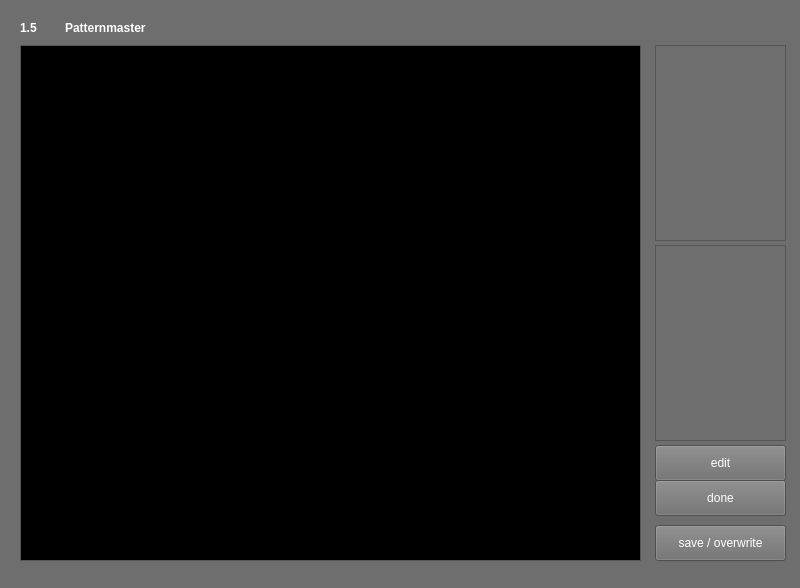
<?xml version="1.0" encoding="UTF-8"?>
<ui version="4.0">
 <class>Form</class>
 <widget class="QWidget" name="Form">
  <property name="geometry">
   <rect>
    <x>0</x>
    <y>0</y>
    <width>800</width>
    <height>588</height>
   </rect>
  </property>
  <property name="palette">
   <palette>
    <active>
     <colorrole role="WindowText">
      <brush brushstyle="SolidPattern">
       <color alpha="255">
        <red>255</red>
        <green>255</green>
        <blue>255</blue>
       </color>
      </brush>
     </colorrole>
     <colorrole role="Button">
      <brush brushstyle="SolidPattern">
       <color alpha="255">
        <red>110</red>
        <green>110</green>
        <blue>110</blue>
       </color>
      </brush>
     </colorrole>
     <colorrole role="Light">
      <brush brushstyle="SolidPattern">
       <color alpha="255">
        <red>165</red>
        <green>165</green>
        <blue>165</blue>
       </color>
      </brush>
     </colorrole>
     <colorrole role="Midlight">
      <brush brushstyle="SolidPattern">
       <color alpha="255">
        <red>137</red>
        <green>137</green>
        <blue>137</blue>
       </color>
      </brush>
     </colorrole>
     <colorrole role="Dark">
      <brush brushstyle="SolidPattern">
       <color alpha="255">
        <red>55</red>
        <green>55</green>
        <blue>55</blue>
       </color>
      </brush>
     </colorrole>
     <colorrole role="Mid">
      <brush brushstyle="SolidPattern">
       <color alpha="255">
        <red>73</red>
        <green>73</green>
        <blue>73</blue>
       </color>
      </brush>
     </colorrole>
     <colorrole role="Text">
      <brush brushstyle="SolidPattern">
       <color alpha="255">
        <red>255</red>
        <green>255</green>
        <blue>255</blue>
       </color>
      </brush>
     </colorrole>
     <colorrole role="BrightText">
      <brush brushstyle="SolidPattern">
       <color alpha="255">
        <red>255</red>
        <green>255</green>
        <blue>255</blue>
       </color>
      </brush>
     </colorrole>
     <colorrole role="ButtonText">
      <brush brushstyle="SolidPattern">
       <color alpha="255">
        <red>255</red>
        <green>255</green>
        <blue>255</blue>
       </color>
      </brush>
     </colorrole>
     <colorrole role="Base">
      <brush brushstyle="SolidPattern">
       <color alpha="255">
        <red>0</red>
        <green>0</green>
        <blue>0</blue>
       </color>
      </brush>
     </colorrole>
     <colorrole role="Window">
      <brush brushstyle="SolidPattern">
       <color alpha="255">
        <red>110</red>
        <green>110</green>
        <blue>110</blue>
       </color>
      </brush>
     </colorrole>
     <colorrole role="Shadow">
      <brush brushstyle="SolidPattern">
       <color alpha="255">
        <red>0</red>
        <green>0</green>
        <blue>0</blue>
       </color>
      </brush>
     </colorrole>
     <colorrole role="AlternateBase">
      <brush brushstyle="SolidPattern">
       <color alpha="255">
        <red>55</red>
        <green>55</green>
        <blue>55</blue>
       </color>
      </brush>
     </colorrole>
     <colorrole role="ToolTipBase">
      <brush brushstyle="SolidPattern">
       <color alpha="255">
        <red>255</red>
        <green>255</green>
        <blue>220</blue>
       </color>
      </brush>
     </colorrole>
     <colorrole role="ToolTipText">
      <brush brushstyle="SolidPattern">
       <color alpha="255">
        <red>0</red>
        <green>0</green>
        <blue>0</blue>
       </color>
      </brush>
     </colorrole>
    </active>
    <inactive>
     <colorrole role="WindowText">
      <brush brushstyle="SolidPattern">
       <color alpha="255">
        <red>255</red>
        <green>255</green>
        <blue>255</blue>
       </color>
      </brush>
     </colorrole>
     <colorrole role="Button">
      <brush brushstyle="SolidPattern">
       <color alpha="255">
        <red>110</red>
        <green>110</green>
        <blue>110</blue>
       </color>
      </brush>
     </colorrole>
     <colorrole role="Light">
      <brush brushstyle="SolidPattern">
       <color alpha="255">
        <red>165</red>
        <green>165</green>
        <blue>165</blue>
       </color>
      </brush>
     </colorrole>
     <colorrole role="Midlight">
      <brush brushstyle="SolidPattern">
       <color alpha="255">
        <red>137</red>
        <green>137</green>
        <blue>137</blue>
       </color>
      </brush>
     </colorrole>
     <colorrole role="Dark">
      <brush brushstyle="SolidPattern">
       <color alpha="255">
        <red>55</red>
        <green>55</green>
        <blue>55</blue>
       </color>
      </brush>
     </colorrole>
     <colorrole role="Mid">
      <brush brushstyle="SolidPattern">
       <color alpha="255">
        <red>73</red>
        <green>73</green>
        <blue>73</blue>
       </color>
      </brush>
     </colorrole>
     <colorrole role="Text">
      <brush brushstyle="SolidPattern">
       <color alpha="255">
        <red>255</red>
        <green>255</green>
        <blue>255</blue>
       </color>
      </brush>
     </colorrole>
     <colorrole role="BrightText">
      <brush brushstyle="SolidPattern">
       <color alpha="255">
        <red>255</red>
        <green>255</green>
        <blue>255</blue>
       </color>
      </brush>
     </colorrole>
     <colorrole role="ButtonText">
      <brush brushstyle="SolidPattern">
       <color alpha="255">
        <red>255</red>
        <green>255</green>
        <blue>255</blue>
       </color>
      </brush>
     </colorrole>
     <colorrole role="Base">
      <brush brushstyle="SolidPattern">
       <color alpha="255">
        <red>0</red>
        <green>0</green>
        <blue>0</blue>
       </color>
      </brush>
     </colorrole>
     <colorrole role="Window">
      <brush brushstyle="SolidPattern">
       <color alpha="255">
        <red>110</red>
        <green>110</green>
        <blue>110</blue>
       </color>
      </brush>
     </colorrole>
     <colorrole role="Shadow">
      <brush brushstyle="SolidPattern">
       <color alpha="255">
        <red>0</red>
        <green>0</green>
        <blue>0</blue>
       </color>
      </brush>
     </colorrole>
     <colorrole role="AlternateBase">
      <brush brushstyle="SolidPattern">
       <color alpha="255">
        <red>55</red>
        <green>55</green>
        <blue>55</blue>
       </color>
      </brush>
     </colorrole>
     <colorrole role="ToolTipBase">
      <brush brushstyle="SolidPattern">
       <color alpha="255">
        <red>255</red>
        <green>255</green>
        <blue>220</blue>
       </color>
      </brush>
     </colorrole>
     <colorrole role="ToolTipText">
      <brush brushstyle="SolidPattern">
       <color alpha="255">
        <red>0</red>
        <green>0</green>
        <blue>0</blue>
       </color>
      </brush>
     </colorrole>
    </inactive>
    <disabled>
     <colorrole role="WindowText">
      <brush brushstyle="SolidPattern">
       <color alpha="255">
        <red>55</red>
        <green>55</green>
        <blue>55</blue>
       </color>
      </brush>
     </colorrole>
     <colorrole role="Button">
      <brush brushstyle="SolidPattern">
       <color alpha="255">
        <red>110</red>
        <green>110</green>
        <blue>110</blue>
       </color>
      </brush>
     </colorrole>
     <colorrole role="Light">
      <brush brushstyle="SolidPattern">
       <color alpha="255">
        <red>165</red>
        <green>165</green>
        <blue>165</blue>
       </color>
      </brush>
     </colorrole>
     <colorrole role="Midlight">
      <brush brushstyle="SolidPattern">
       <color alpha="255">
        <red>137</red>
        <green>137</green>
        <blue>137</blue>
       </color>
      </brush>
     </colorrole>
     <colorrole role="Dark">
      <brush brushstyle="SolidPattern">
       <color alpha="255">
        <red>55</red>
        <green>55</green>
        <blue>55</blue>
       </color>
      </brush>
     </colorrole>
     <colorrole role="Mid">
      <brush brushstyle="SolidPattern">
       <color alpha="255">
        <red>73</red>
        <green>73</green>
        <blue>73</blue>
       </color>
      </brush>
     </colorrole>
     <colorrole role="Text">
      <brush brushstyle="SolidPattern">
       <color alpha="255">
        <red>55</red>
        <green>55</green>
        <blue>55</blue>
       </color>
      </brush>
     </colorrole>
     <colorrole role="BrightText">
      <brush brushstyle="SolidPattern">
       <color alpha="255">
        <red>255</red>
        <green>255</green>
        <blue>255</blue>
       </color>
      </brush>
     </colorrole>
     <colorrole role="ButtonText">
      <brush brushstyle="SolidPattern">
       <color alpha="255">
        <red>55</red>
        <green>55</green>
        <blue>55</blue>
       </color>
      </brush>
     </colorrole>
     <colorrole role="Base">
      <brush brushstyle="SolidPattern">
       <color alpha="255">
        <red>110</red>
        <green>110</green>
        <blue>110</blue>
       </color>
      </brush>
     </colorrole>
     <colorrole role="Window">
      <brush brushstyle="SolidPattern">
       <color alpha="255">
        <red>110</red>
        <green>110</green>
        <blue>110</blue>
       </color>
      </brush>
     </colorrole>
     <colorrole role="Shadow">
      <brush brushstyle="SolidPattern">
       <color alpha="255">
        <red>0</red>
        <green>0</green>
        <blue>0</blue>
       </color>
      </brush>
     </colorrole>
     <colorrole role="AlternateBase">
      <brush brushstyle="SolidPattern">
       <color alpha="255">
        <red>110</red>
        <green>110</green>
        <blue>110</blue>
       </color>
      </brush>
     </colorrole>
     <colorrole role="ToolTipBase">
      <brush brushstyle="SolidPattern">
       <color alpha="255">
        <red>255</red>
        <green>255</green>
        <blue>220</blue>
       </color>
      </brush>
     </colorrole>
     <colorrole role="ToolTipText">
      <brush brushstyle="SolidPattern">
       <color alpha="255">
        <red>0</red>
        <green>0</green>
        <blue>0</blue>
       </color>
      </brush>
     </colorrole>
    </disabled>
   </palette>
  </property>
  <property name="windowTitle">
   <string>Form</string>
  </property>
  <widget class="QFrame" name="frame">
   <property name="geometry">
    <rect>
     <x>655</x>
     <y>45</y>
     <width>131</width>
     <height>196</height>
    </rect>
   </property>
   <property name="frameShape">
    <enum>QFrame::StyledPanel</enum>
   </property>
   <property name="frameShadow">
    <enum>QFrame::Raised</enum>
   </property>
  </widget>
  <widget class="QLabel" name="label">
   <property name="geometry">
    <rect>
     <x>65</x>
     <y>15</y>
     <width>356</width>
     <height>26</height>
    </rect>
   </property>
   <property name="font">
    <font>
     <weight>75</weight>
     <bold>true</bold>
    </font>
   </property>
   <property name="text">
    <string>Patternmaster</string>
   </property>
  </widget>
  <widget class="QLabel" name="label_2">
   <property name="geometry">
    <rect>
     <x>20</x>
     <y>15</y>
     <width>31</width>
     <height>26</height>
    </rect>
   </property>
   <property name="font">
    <font>
     <weight>75</weight>
     <bold>true</bold>
    </font>
   </property>
   <property name="text">
    <string>1.5</string>
   </property>
  </widget>
  <widget class="QTextEdit" name="textEdit">
   <property name="geometry">
    <rect>
     <x>20</x>
     <y>45</y>
     <width>621</width>
     <height>516</height>
    </rect>
   </property>
  </widget>
  <widget class="QPushButton" name="pushButton">
   <property name="geometry">
    <rect>
     <x>655</x>
     <y>445</y>
     <width>131</width>
     <height>36</height>
    </rect>
   </property>
   <property name="text">
    <string>edit</string>
   </property>
  </widget>
  <widget class="QPushButton" name="pushButton_2">
   <property name="geometry">
    <rect>
     <x>655</x>
     <y>480</y>
     <width>131</width>
     <height>36</height>
    </rect>
   </property>
   <property name="text">
    <string>done</string>
   </property>
  </widget>
  <widget class="QPushButton" name="pushButton_3">
   <property name="geometry">
    <rect>
     <x>655</x>
     <y>525</y>
     <width>131</width>
     <height>36</height>
    </rect>
   </property>
   <property name="text">
    <string>save / overwrite</string>
   </property>
  </widget>
  <widget class="QFrame" name="frame_2">
   <property name="geometry">
    <rect>
     <x>655</x>
     <y>245</y>
     <width>131</width>
     <height>196</height>
    </rect>
   </property>
   <property name="frameShape">
    <enum>QFrame::StyledPanel</enum>
   </property>
   <property name="frameShadow">
    <enum>QFrame::Raised</enum>
   </property>
  </widget>
 </widget>
 <resources/>
 <connections/>
</ui>
